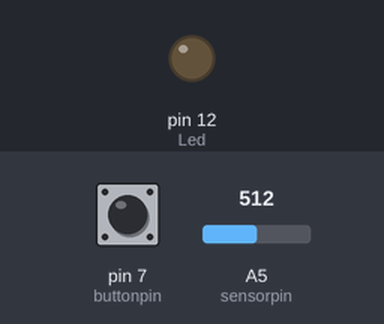
Bench run of a sketch on a simulated Arduino Uno, built with avr-gcc and run on an emulated ATmega328P. Shown: output pins drawn as LEDs (lit = HIGH). The test bench sets the inputs (shaded band); at power-on: pin 7 (buttonpin) LOW, A5 (sensorpin) = 512. What the sketch prints to the serial monitor is not drawn.

Above: at 1.2 s.
1.3 s: pin 7 (buttonpin) pulled HIGH for 0.15 s
At 2.5 s:
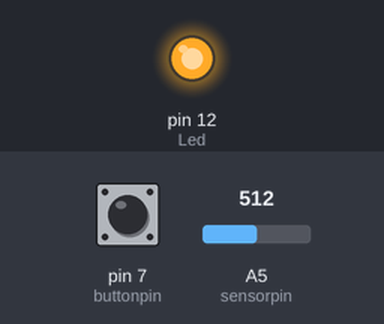
4.4 s: pin 7 (buttonpin) pulled HIGH for 1 s
At 8.2 s:
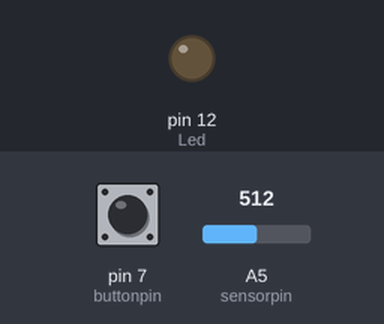
8.4 s: pin 7 (buttonpin) pulled HIGH for 3.2 s
At 9.2 s:
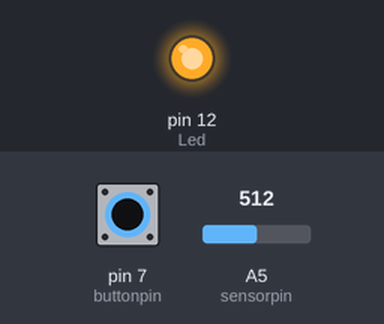
Timing chart, 0 to 15.9 s (numbered marks = the images above; inputs shaded):
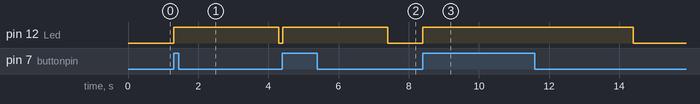

The sketch:

microphonetestdigital.ino
```cpp
int Led = 12;
int buttonpin = 7;
int sensorpin = A5;
int sensorvalue = 0;
int val = 0;

void setup() {
  Serial.begin (9600);
  // put your setup code here, to run once:
  pinMode (Led, OUTPUT);
  pinMode (buttonpin, INPUT);

}

void loop() {
  // put your main code here, to run repeatedly
  val = digitalRead(buttonpin);
  if (val == HIGH)
  {
    digitalWrite (Led, HIGH);
    delay(3000);
  }
  else
  {
    digitalWrite (Led, LOW);
  }

  sensorvalue = analogRead (sensorpin);
  //delay(5);
  Serial.println (sensorvalue, DEC);

}
```

Measured:
- after the input at 1.3 s, pin 12 (Led): LOW → HIGH at once, → LOW 3.0 s later
- after the input at 4.4 s, pin 12 (Led): LOW → HIGH at once, → LOW 3.0 s later
- after the input at 8.4 s, pin 12 (Led): LOW → HIGH at once, → LOW 6.0 s later
